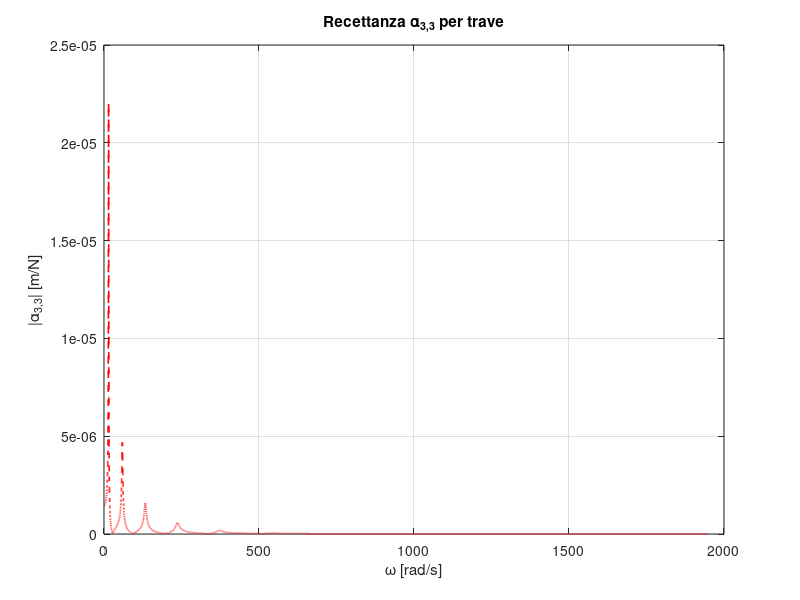

Source code (MATLAB): (Note: this script raises an error after producing the figure.)
clc;
clear;
close all;

%% ========================================================================
%                    DATI DELLA TRAVE E MESH
%==========================================================================
L = 10;          % Lunghezza trave [m]
E = 210e9;       % Modulo di Young [Pa]
I = 8.33e-6;     % Momento d'inerzia [m^4]
rho = 7800;      % Densità [kg/m^3]
A = 0.01;        % Area sezione trasversale [m^2]

N = 14;          % Numero di elementi (N+1 nodi)
L_el = L / N;    % Lunghezza di ciascun elemento

%% ========================================================================
%                   MATRICI ELEMENTARI (rigidezza e massa)
%==========================================================================
k_el = (E * I / L_el^3) * [12, 6*L_el, -12, 6*L_el; 
                           6*L_el, 4*L_el^2, -6*L_el, 2*L_el^2;
                          -12, -6*L_el, 12, -6*L_el;
                           6*L_el, 2*L_el^2, -6*L_el, 4*L_el^2];

m_el = (rho * A * L_el / 420) * [156, 22*L_el, 54, -13*L_el; 
                                 22*L_el, 4*L_el^2, 13*L_el, -3*L_el^2;
                                 54, 13*L_el, 156, -22*L_el;
                                -13*L_el, -3*L_el^2, -22*L_el, 4*L_el^2];

%% ========================================================================
%                   ASSEMBLAGGIO GLOBALI
%==========================================================================
K = zeros(2*(N+1));
M = zeros(2*(N+1));

for p = 1:N
    nodes = [2*p-1, 2*p, 2*p+1, 2*p+2]; 
    K(nodes, nodes) = K(nodes, nodes) + k_el;
    M(nodes, nodes) = M(nodes, nodes) + m_el;
end

%% ========================================================================
%                   VINCOLI (condizioni al contorno)
%==========================================================================
fixed_nodes = [1, 2*N+1];  % Estremità vincolate
free_nodes = setdiff(1:2*(N+1), fixed_nodes);

K = K(free_nodes, free_nodes);
M = M(free_nodes, free_nodes);

%% ========================================================================
%                   SMORZAMENTO STRUTTURALE PROPORZIONALE
%==========================================================================
beta = 0.05;
D_1 = beta * K;

[PHI_PROP_DUMP, LAMBDA_PROP_DUMP] = eig(K + 1j*D_1, M);
[LAMBDA_PROP_DUMP, ind] = sort(diag(LAMBDA_PROP_DUMP));
LAMBDA_PROP_DUMP = diag(LAMBDA_PROP_DUMP);
PHI_PROP_DUMP = PHI_PROP_DUMP(:, ind);

% Normalizzazione modale (massa unitaria)
for i = 1:size(PHI_PROP_DUMP, 2)
    v = PHI_PROP_DUMP(:, i);
    PHI_PROP_DUMP(:, i) = v / sqrt(v' * M * v);
end

%% ========================================================================
%                   FRF (Funzione di Risposta in Frequenza)
%==========================================================================
L = 50000;
omega_max = sqrt(real(LAMBDA_PROP_DUMP(10,10)));
omega = linspace(0, 1.3*omega_max, L);

n = N / 2;
j = 3;  % Nodo di risposta
k = 3;  % Nodo di applicazione forza

FRF_PROP_DUMP = zeros(1, L);
for r = 1:n
    FRF_PROP_DUMP = FRF_PROP_DUMP + ...
        (PHI_PROP_DUMP(j, r) * PHI_PROP_DUMP(k, r)) ./ ...
        (LAMBDA_PROP_DUMP(r, r) - omega.^2);
end

%% ========================================================================
%                   PLOT DELLA FRF
%==========================================================================
figure;
plot(omega, abs(FRF_PROP_DUMP), 'r--', 'LineWidth', 1.2);
title('Recettanza \alpha_{3,3} per trave');
xlabel('\omega [rad/s]');
ylabel('|\alpha_{3,3}| [m/N]');
grid on;

omega_nat_vec = sqrt(diag(real(LAMBDA_PROP_DUMP(1:3, 1:3))));
A1_3_3 = PHI_PROP_DUMP(3,1)^2;
A2_3_3 = PHI_PROP_DUMP(3,2)^2;
A3_3_3 = PHI_PROP_DUMP(3,3)^2;

%% ========================================================================
%                   STIMA FREQUENZA NATURALE (CIRCLE FIT)
%==========================================================================
[pks, locs] = findpeaks_basic(abs(FRF_PROP_DUMP));
peak_idx = locs(3);  % Terza risonanza
w_res = omega(peak_idx);

% Intervallo per interpolazione
window_pct = 0.1;
intorno = find(omega > (1-window_pct)*w_res & omega < (1+window_pct)*w_res);
omega_fit = omega(intorno);
FRF_fit = FRF_PROP_DUMP(intorno);

% Circle fit nel piano complesso
x = real(FRF_fit);
x = x(:);
y = imag(FRF_fit);
y = y(:);
A = [-2*x, -2*y, ones(length(x),1)];
b = -(x.^2 + y.^2);
params = A\b;

xc = params(1); yc = params(2);
R = sqrt(xc^2 + yc^2 - params(3));
D = 2 * R;
C = xc + 1i*yc;

% Interpolazione spline complessa
FRF_spline = @(w) interp1(omega_fit, FRF_fit, w, 'spline');

omega_n_1 = fminbnd(@(w) imag(FRF_spline(w)), omega_fit(1), omega_fit(end));
omega_n_2 = fzero(@(w) real(FRF_spline(w)), w_res);
omega_n_3 = fminbnd(@(w) -abs(FRF_spline(w)), omega_fit(1), omega_fit(end));

z1 = FRF_spline(omega_n_1);
z2 = FRF_spline(omega_n_2);
z3 = FRF_spline(omega_n_3);

% Stampa risultati frequenze naturali
fprintf('\n=== Frequenze naturali stimate sulla circle fit ===\n');
fprintf('Metodo 1 (max Im):       ω₃ = %.4f rad/s\n', omega_n_1);
fprintf('Metodo 2 (Re = 0):       ω₃ = %.4f rad/s\n', omega_n_2);
fprintf('Metodo 3 (max |FRF|):    ω₃ = %.4f rad/s\n', omega_n_3);

%% ========================================================================
%                   STIMA SMORZAMENTO MODALE
%==========================================================================
FRF_shifted = FRF_fit - C;
theta_FRF = unwrap(angle(FRF_shifted));

omega_a = interp1(theta_FRF, omega_fit, 0, 'linear');
omega_b = interp1(theta_FRF, omega_fit, -pi, 'linear');

zeta = (omega_a - omega_b) / omega_n_1;

fprintf('\nomega_a (θ = 0):    %.4f rad/s\n', omega_a);
fprintf('omega_b (θ = π):    %.4f rad/s\n', omega_b);
fprintf('Smorzamento stimato:    η₃ = %.4f\n', zeta);

% Costante modale stimata
A33_1 = 2 * R * (omega_n_1^2) * zeta;
fprintf('\nDiametro:   D = %f\n', D);
fprintf('Costante modale stimata:    ₃A₃,₃ = %f\n', A33_1);

%% ========================================================================
%                   PLOT FINALE: CIRCLE FIT COMPLETO
%==========================================================================
z_a = FRF_spline(omega_a);
z_b = FRF_spline(omega_b);
z_max = z3;
z_opposto = 2*C - z_max;

theta = linspace(0, 2*pi, 200);
circle = xc + 1i*yc + R * exp(1i*theta);

figure;
hold on; grid on; axis equal;

plot(real(FRF_fit), imag(FRF_fit), 'bo', 'DisplayName', 'FRF zona risonanza');
plot(real(circle), imag(circle), 'k-', 'LineWidth', 1.5, 'DisplayName', 'Circle fit');
plot(xc, yc, 'g+', 'MarkerSize', 10, 'LineWidth', 2, 'DisplayName', 'Centro cerchio');

plot(real(z3), imag(z3), 'm+', 'LineWidth', 2, 'DisplayName', '\omega_n max |FRF|');
plot(real(z1), imag(z1), 'r+', 'LineWidth', 2, 'DisplayName', '\omega_n max Im');
plot(real(z2), imag(z2), 'b+', 'LineWidth', 2, 'DisplayName', '\omega_n Re = 0');
plot(real(z_a), imag(z_a), 'g*', 'LineWidth', 2, 'DisplayName', '\omega_a (\theta = 0)');
plot(real(z_b), imag(z_b), 'c*', 'LineWidth', 2, 'DisplayName', '\omega_b (\theta = \pi)');
plot([real(z3), real(z_opposto)], [imag(z3), imag(z_opposto)], ...
     'm--', 'LineWidth', 2, 'DisplayName', 'Diametro principale');

xlabel('Re\{\alpha\}');
ylabel('Im\{\alpha\}');
title('Circle Fit FRF: stimatori \omega_3, \eta_3, {}_{3}A_{3,3}');
legend('Location', 'bestoutside');

%% ========================================================================
%                   FUNZIONE UTILE: FINDPEAKS BASIC
%==========================================================================
function [pks, locs] = findpeaks_basic(y)
    pks = [];
    locs = [];
    for i = 2:length(y)-1
        if y(i) > y(i-1) && y(i) > y(i+1)
            pks(end+1) = y(i);
            locs(end+1) = i;
        end
    end
end
